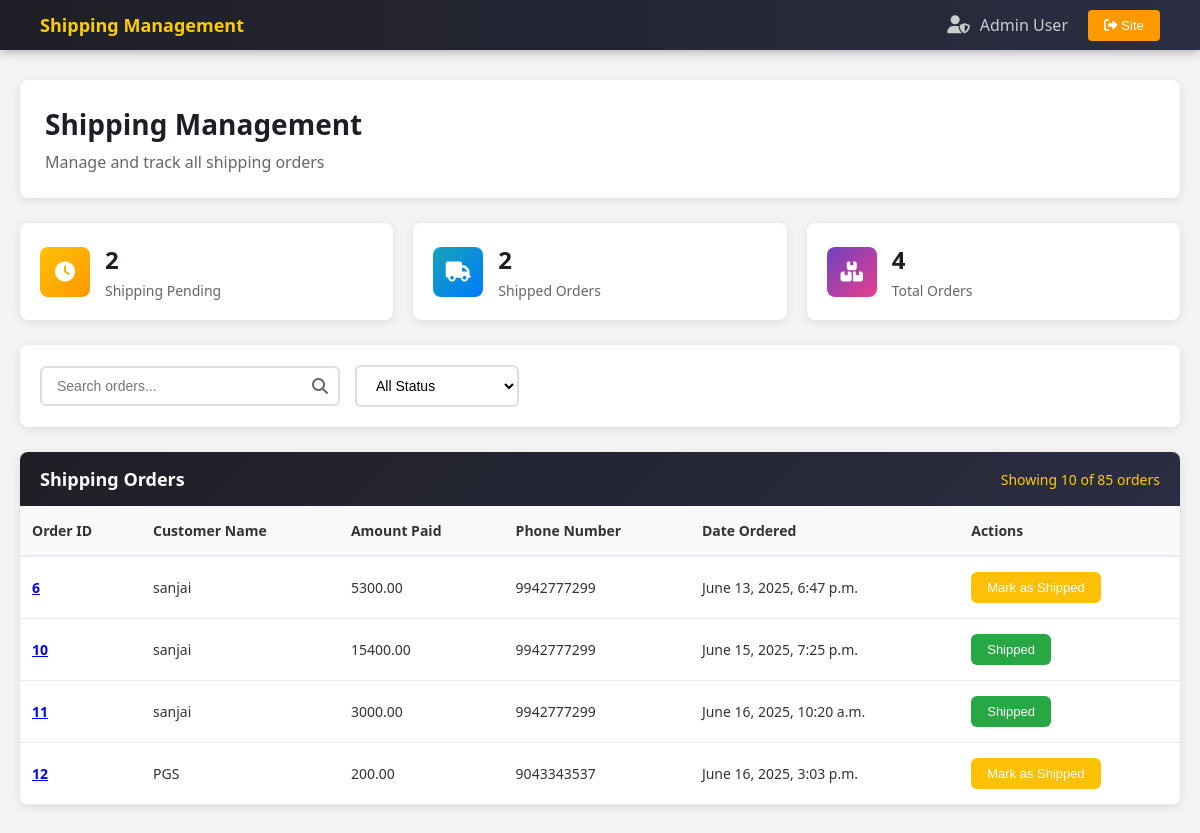
The app's page /payment/dash (signed in) with its own data.
### payment/models.py (models this page shows, shortened)
class Order(models.Model):
    user = models.ForeignKey(User, on_delete=models.CASCADE, null=True, blank=True)
    full_name = models.CharField(max_length=255)
    phone = models.CharField(max_length=13)
    address = models.TextField(max_length=255)
    amount_paid = models.DecimalField(max_digits=10, decimal_places=2)
    date_ordered = models.DateTimeField(auto_now_add=True)
    shipped = models.BooleanField(default=False)
    date_shipped = models.DateTimeField(null=True, blank=True)

### payment/views.py (the view, shortened to what this page needs)
# urls.py: path('dash', views.dash, name='dash'),
def dash(request):
    if request.user.is_authenticated and request.user.is_staff:
        orders = Order.objects.all()
        shipped_orders_count = orders.filter(shipped=True).count()
        not_shipped_orders_count = orders.filter(shipped=False).count()
        total_orders = shipped_orders_count + not_shipped_orders_count
        return render(request, 'payment/dash.html', {'orders': orders, 'shipped_orders_count' : shipped_orders_count, 'not_shipped_orders_count': not_shipped_orders_count, 'total_orders': total_orders})
    else:
        messages.error(request, 'You do not have permission to access this page.')
        return redirect('home')

### cart/context_processors.py (called while the page is built)
def cart(request):
    return {'cart': Cart(request)}

### payment/templates/payment/dash.html (shortened to what this page needs)
{% load static %}
<!DOCTYPE html>
<html lang="en">
<head>
    <link rel="stylesheet" href="{% static 'css/dash.css' %}">
</head>
<body>
    <nav class="admin-nav">
        <div class="nav-left">
            <div class="nav-title">Shipping Management</div>
        </div>
        <div class="nav-right">
            <div class="admin-user">
                <i class="fas fa-user-shield"></i>
                <span>Admin User</span>
            </div>
            <button class="home-btn" data-url="{% url 'home' %}">
                <i class="fas fa-sign-out-alt"></i>
                Site
            </button>
        </div>
    </nav>
    <div class="admin-container">
        <div class="page-header">
            <h1>Shipping Management</h1>
            <p>Manage and track all shipping orders</p>
        </div>
        <div class="summary-cards">
            <div class="summary-card">
                <div class="card-icon pending">
                    <i class="fas fa-clock"></i>
                </div>
                <div class="card-content">
                    <h3 id="pendingCount">{{ not_shipped_orders_count }}</h3>
                    <p>Shipping Pending</p>
                </div>
            </div>
            <div class="summary-card">
                <div class="card-icon shipped">
                    <i class="fas fa-truck"></i>
                </div>
                <div class="card-content">
                    <h3 id="shippedCount">{{ shipped_orders_count }}</h3>
                    <p>Shipped Orders</p>
                </div>
            </div>
            <div class="summary-card">
                <div class="card-icon total">
                    <i class="fas fa-boxes"></i>
                </div>
                <div class="card-content">
                    <h3 id="totalCount">{{ total_orders }}</h3>
                    <p>Total Orders</p>
                </div>
            </div>
        </div>
        <div class="controls-bar">
            <div class="controls-left">
                <div class="search-container">
                    <input type="text" class="search-input" placeholder="Search orders..." id="searchInput">
                    <i class="fas fa-search search-icon"></i>
                </div>
                <select class="filter-select" id="statusFilter">
                    <option value="">All Status</option>
                </select>
            </div>
        </div>
        <div class="shipping-table">
            <div class="table-header">
                <div class="table-title">Shipping Orders</div>
                <div class="table-stats">Showing <span id="showingCount">10</span> of <span
                        id="totalTableCount">85</span> orders
                </div>
            </div>
            <div class="table-wrapper">
                <table id="shippingTable">
                    <thead>
                        <tr>
                            <th>Order ID</th>
                            <th>Customer Name</th>
                            <th>Amount Paid</th>
                            <th>Phone Number</th>
                            <th>Date Ordered</th>
                            <th>Actions</th>
                        </tr>
                    </thead>
                    <tbody>
                        {% for item in orders %}
                        <tr>
                            <td><a href="{% url 'order_view' item.id %}"><strong>{{ item.id }}</strong></a></td>
                            <td>{{ item.full_name }}</td>
                            <td>{{ item.amount_paid }}</td>
                            <td>{{ item.phone }}</td>
                            <td>{{ item.date_ordered }}</td>
                            <td>
                                <form method="POST">
                                    {% if not item.shipped %}
                                    <button type="submit" class="btn-status" style="background-color: #ffc107;">Mark as
                                        Shipped</button>
                                    {% else %}
                                    <button type="submit" class="btn-status" style="background-color: #28a745;"
                                        disabled>Shipped</button>
                                    {% endif %}
                                </form>
                            </td>
                        </tr>
                        {% endfor %}
                </table>
            </div>
        </div>
    </div>
</body>
</html>

### static/css/dash.css (style rules this page uses)
* { margin: 0; padding: 0; box-sizing: border-box; }
body { font-family: system-ui, -apple-system, BlinkMacSystemFont, 'Segoe UI', Roboto, Oxygen, Ubuntu, Cantarell, 'Open Sans', 'Helvetica Neue', sans-serif; background-color: #f4f4f4; min-height: 100vh; }
.admin-nav { background: linear-gradient(90deg, #1e1f26, #2b2d42); color: #fff; display: flex; justify-content: space-between; align-items: center; padding: 0 40px; box-shadow: 0 2px 10px rgba(0, 0, 0, 0.3); position: sticky; top: 0; z-index: 1000; height: 50px; }
.nav-left { display: flex; align-items: center; }
.nav-title { color: #ffcc00; font-size: 18px; font-weight: 600; }
.nav-right { display: flex; align-items: center; gap: 20px; }
.admin-user { display: flex; align-items: center; gap: 10px; color: #ccc; }
.admin-user i { font-size: 18px; }
.home-btn { background-color: #ff9900; color: white; border: none; padding: 8px 16px; border-radius: 4px; cursor: pointer; transition: background-color 0.3s; }
.admin-container { max-width: 1400px; margin: 0 auto; padding: 30px 20px; }
.page-header { background: white; padding: 25px; border-radius: 8px; box-shadow: 0 2px 10px rgba(0, 0, 0, 0.1); margin-bottom: 25px; }
.page-header h1 { color: #1e1f26; font-size: 28px; margin-bottom: 8px; }
.page-header p { color: #666; font-size: 16px; }
.summary-cards { display: grid; grid-template-columns: repeat(auto-fit, minmax(250px, 1fr)); gap: 20px; margin-bottom: 25px; }
.summary-card { background: white; padding: 20px; border-radius: 8px; box-shadow: 0 2px 10px rgba(0, 0, 0, 0.1); display: flex; align-items: center; gap: 15px; }
.card-icon { width: 50px; height: 50px; border-radius: 8px; display: flex; align-items: center; justify-content: center; font-size: 20px; color: white; }
.card-icon.pending { background: linear-gradient(135deg, #ffc107, #ff9800); }
.card-icon.shipped { background: linear-gradient(135deg, #17a2b8, #007bff); }
.card-icon.total { background: linear-gradient(135deg, #6f42c1, #e83e8c); }
.card-content h3 { font-size: 24px; color: #1e1f26; margin-bottom: 5px; }
.card-content p { color: #666; font-size: 14px; }
.controls-bar { background: white; padding: 20px; border-radius: 8px; box-shadow: 0 2px 10px rgba(0, 0, 0, 0.1); margin-bottom: 25px; display: flex; justify-content: space-between; align-items: center; flex-wrap: wrap; gap: 15px; }
.controls-left { display: flex; align-items: center; gap: 15px; flex-wrap: wrap; }
.search-container { position: relative; }
.search-input { padding: 10px 40px 10px 15px; border: 2px solid #ddd; border-radius: 6px; width: 300px; font-size: 14px; transition: border-color 0.3s; }
.search-icon { position: absolute; right: 12px; top: 50%; transform: translateY(-50%); color: #666; }
.filter-select { padding: 10px 15px; border: 2px solid #ddd; border-radius: 6px; background: white; font-size: 14px; cursor: pointer; transition: border-color 0.3s; }
.shipping-table { background: white; border-radius: 8px; box-shadow: 0 2px 10px rgba(0, 0, 0, 0.1); overflow: hidden; }
.table-header { background: linear-gradient(135deg, #1e1f26, #2b2d42); color: white; padding: 15px 20px; display: flex; align-items: center; justify-content: space-between; }
.table-title { font-size: 18px; font-weight: 600; }
.table-stats { color: #ffcc00; font-size: 14px; }
.table-wrapper { overflow-x: auto; }
table { width: 100%; border-collapse: collapse; }
thead th { background-color: #f8f9fa; color: #333; font-weight: 600; padding: 15px 12px; text-align: left; border-bottom: 2px solid #e9ecef; font-size: 14px; }
tbody tr { border-bottom: 1px solid #e9ecef; transition: background-color 0.2s; }
tbody td { padding: 15px 12px; font-size: 14px; color: #333; }
.btn-status { padding: 8px 16px; border-radius: 6px; font-size: 13px; cursor: pointer; background-color: #ffc107; color: #fff; border: none; transition: all 0.3s ease; font-weight: 500; }

### records on screen
Order: id "6", full_name "sanjai", amount_paid "5300.00", phone "9942777299", date_ordered "June 13, 2025, 6:47 p.m.", shipped "Mark as Shipped"
Order: id "10", full_name "sanjai", amount_paid "15400.00", phone "9942777299", date_ordered "June 15, 2025, 7:25 p.m.", shipped "Shipped"
Order: id "11", full_name "sanjai", amount_paid "3000.00", phone "9942777299", date_ordered "June 16, 2025, 10:20 a.m.", shipped "Shipped"
Order: id "12", full_name "PGS", amount_paid "200.00", phone "9043343537", date_ordered "June 16, 2025, 3:03 p.m.", shipped "Mark as Shipped"

### other values on screen
{{ not_shipped_orders_count }} "2"
{{ shipped_orders_count }} "2"
{{ total_orders }} "4"
